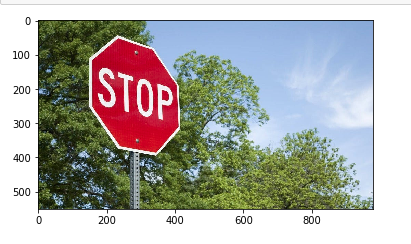
#> input picture CodePython/SangTao_TinHocTre/image.jpg, 411 x 244 px, given in place of the camera
$ python source.py
#> lines starting #> are read from the running program, lines starting #| are printed output that depends on the picture
import cv2

cap = cv2.VideoCapture(0)
cap.set(cv2.CAP_PROP_FRAME_HEIGHT, 480)
cap.set(cv2.CAP_PROP_FRAME_WIDTH, 640)

#Backround

_, frame = cap.read()
#> frame is the input picture: shape (244, 411, 3); mean B, G, R 170.2, 173.8, 174.5
frame = cv2.resize(frame, (640, 480))
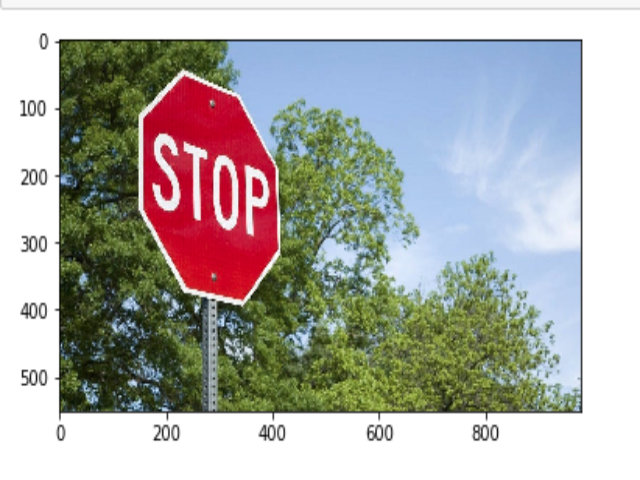
#> frame: shape (480, 640, 3); mean B, G, R 170.1, 173.7, 174.4
gray = cv2.cvtColor(frame, cv2.COLOR_BGR2GRAY)
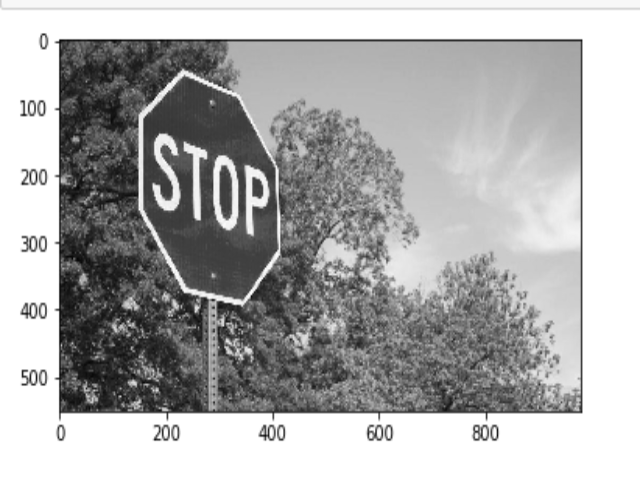
#> gray: shape (480, 640); min 4, max 255, mean 173.5
last_frame = gray

while True:
    _, frame = cap.read()

    gray = cv2.cvtColor(frame, cv2.COLOR_BGR2GRAY)
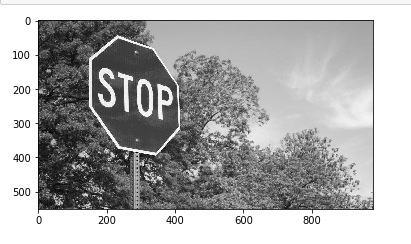
#> gray: shape (244, 411); min 0, max 255, mean 173.6
    grat = cv2.GaussianBlur(gray, (25, 25), 0)
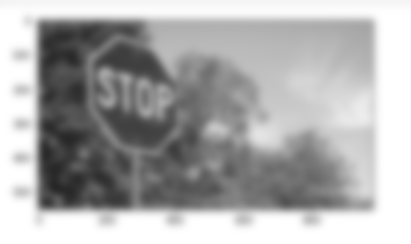
#> grat: shape (244, 411); min 38, max 255, mean 173.6
#> (the run stopped early here; a loop or call above may not have finished)
